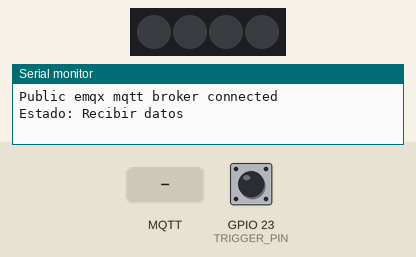
Recording of a sketch running on a simulated ESP32. Shown: 4 RGB LEDs in strip order, left to right, the last lines printed to the serial monitor. The inputs (shaded band) are chosen by the test bench; at power-on: GPIO 23 (TRIGGER_PIN) HIGH. Dim RGB values are drawn brighter than linear; WiFi joins after 1.5 s; servers stay silent unless stated; no MQTT or app messages arrive unless stated.

Above: at 2.3 s.
2.4 s: MQTT message "5" arrives on the first subscribed topic
At 2.7 s:
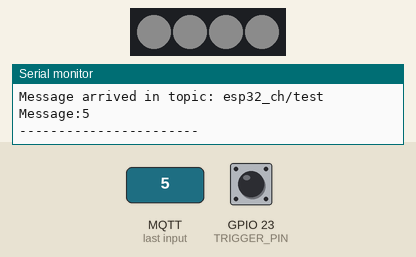
3.9 s: MQTT message "90" arrives on the first subscribed topic
At 5.0 s:
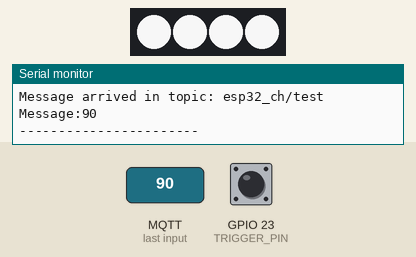
7.0 s: MQTT message "0" arrives on the first subscribed topic
At 7.4 s:
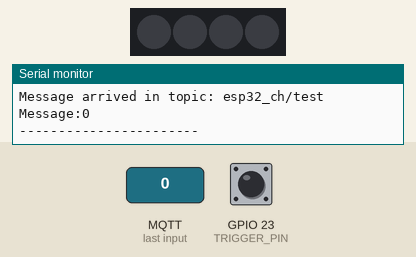
Timing chart, 0 to 9.5 s (numbered marks = the images above; inputs shaded):
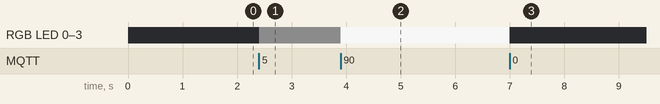

Measured:
- after the input at 2.4 s, RGB LED 0–3: off → RGB(12, 12, 12) at once
- after the input at 3.9 s, RGB LED 0–3: RGB(12, 12, 12) → RGB(229, 229, 229) at once
- after the input at 7.0 s, RGB LED 0–3: RGB(229, 229, 229) → off at once

The sketch:

Lamp_IoT.ino
```cpp
// Version 0.1
#include <FastLED.h>
#include <WiFiManager.h> // https://github.com/tzapu/WiFiManager
#include "EspMQTTClient.h"
#include <PubSubClient.h>


#define NUM_LEDS 4
#define DATA_PIN 22
CRGB leds[NUM_LEDS];


//buton
#define TRIGGER_PIN 23


// MQTT Broker
const char *mqtt_broker = "broker.emqx.io";
const char *topic = "esp32_ch/test";
const char *mqtt_username = "emqx";
const char *mqtt_password = "public";
const int mqtt_port = 1883;

WiFiClient espClient;
PubSubClient client(espClient);

enum estado {
  Inactivo = 0,
  BusquedaWifi,
  ConexionMQTT,
  ReceiveData
};

enum estado Estado_Lamp = Inactivo;
int timeout = 120; // seconds to run for
WiFiManager wm;
QueueHandle_t queue;


void setup() {
  // put your setup code here, to run once:
  Serial.begin(115200);
  Serial.println("Inicializacion");

  pinMode(TRIGGER_PIN, INPUT_PULLUP);
  FastLED.addLeds<NEOPIXEL, DATA_PIN>(leds, NUM_LEDS);
  FastLED.setBrightness(0);
  FastLED.show();
  queue = xQueueCreate( 10, 8 * sizeof( char ) );

  if (queue == NULL) {
    Serial.println("Error creating the queue");
  } else {
    Serial.println("Queue OK");
  }

  xTaskCreate(TaskControlLED, "Control LED", 1024, NULL, 2, NULL);
}

void loop() {
  // put your main code here, to run repeatedly:

  //Input
  if (digitalRead(TRIGGER_PIN) == LOW) {
    Estado_Lamp = BusquedaWifi;
  }


  // maquina de estados

  switch (Estado_Lamp) {
    case Inactivo:
      Serial.println("Estado: Inactivo");// Estado con leds
      bool res;
      res = wm.autoConnect("AutoConnectAP", "password"); // password protected ap

      if (!res) {
        Serial.println("Failed to connect");
        // ESP.restart();
      }
      else {
        //if you get here you have connected to the WiFi
        Serial.println("connected...yeey :)");
        Estado_Lamp = ConexionMQTT;
      }

      break;
    case BusquedaWifi:
      Serial.println("Estado: Busqueda wifi");// Estado con leds
      wm.setConfigPortalTimeout(timeout);
      if (!wm.startConfigPortal("AutoConnectAP", "password")) {
        Serial.println("failed to connect and hit timeout");
        delay(3000);
        //reset and try again, or maybe put it to deep sleep
        ESP.restart();
        delay(5000);
      } else {
        Serial.println("connected...yeey :)");
        Estado_Lamp = ConexionMQTT;
      }


      break;
    case ConexionMQTT:
      Serial.println("Estado: Conexion MQTT"); //estado led ,  conectando a Servidor
      client.setServer(mqtt_broker, mqtt_port);
      client.setCallback(callback);
      while (!client.connected()) {
        String client_id = "esp32-client-";
        client_id += String(WiFi.macAddress());
        Serial.printf("The client %s connects to the public mqtt broker\n", client_id.c_str());
        if (client.connect(client_id.c_str(), mqtt_username, mqtt_password)) {
          Serial.println("Public emqx mqtt broker connected"); //estado led , conectado a Servidor
        } else {
          Serial.print("failed with state ");
          Serial.print(client.state());
          delay(2000);
        }
      }
      client.subscribe(topic);
//      FastLED.setBrightness(0);
//      FastLED.show();

      client.publish("brillo", "0");  //Public for APP Dashboard
      client.publish("color", "#FFFFFF"); //Public for APP Dashboard
      Estado_Lamp = ReceiveData;
      Serial.println("Estado: Recibir datos");


      break;

    case ReceiveData:

      client.loop();

      break;

  }

}


void callback(char *topic, byte *payload, unsigned int length) {
  Serial.print("Message arrived in topic: ");
  Serial.println(topic);
  Serial.print("Message:");
  char data_q[length + 1];
  memset ( data_q, '\0', length + 1);
  for (int i = 0; i < length; i++) {
    Serial.print((char) payload[i]);
    data_q[i] = (char)payload[i];
  }
  if ( xQueueSend(queue, &data_q, portMAX_DELAY) != pdPASS ) {
    Serial.println("Error to load data");
  }
  Serial.println();
  Serial.println("-----------------------");
}


void TaskControlLED(void *pvParameters) {
  // init color default
  unsigned int red = 255;
  unsigned int green = 255;
  unsigned int blue = 255;

  char red_str[3];
  char green_str[3];
  char blue_str[3];
  memset(red_str, '\0', 3);
  memset(green_str, '\0', 3);
  memset(blue_str, '\0', 3);

  char data_MQTT[8];
  memset (data_MQTT, '\0', 8);
  for (;;) { // A Task shall never return or exit.
    xQueueReceive(queue, &data_MQTT, portMAX_DELAY);

    if ( data_MQTT[0] == '#') {  // color information in payload
      red_str[0] = data_MQTT[1];
      red_str[1] = data_MQTT[2];
      green_str[0] = data_MQTT[3];
      green_str[1] = data_MQTT[4];
      blue_str[0] = data_MQTT[5];
      blue_str[1] = data_MQTT[6];

      red = (unsigned int)strtoul(red_str, NULL, 16);
      green = (unsigned int)strtoul(green_str, NULL, 16);
      blue = (unsigned int)strtoul(blue_str, NULL, 16);

      for (int i = 0; i < 4; i++) {
        leds[i] = CRGB(red, green, blue);
      }

      client.publish("color",(char *) data_MQTT);  //Public for APP Dashboard

    } else {
      int brightness;
      brightness = atoi(data_MQTT) * 255.0 / 100;
      for (int i = 0; i < 4; i++) {
        leds[i] = CRGB(red, green, blue);
      }

      FastLED.setBrightness((int)brightness);
      client.publish("brillo",(char *) data_MQTT);  //Public for APP Dashboard
    }

    FastLED.show();

    memset (data_MQTT, '\0', 8);
  }
}
```
